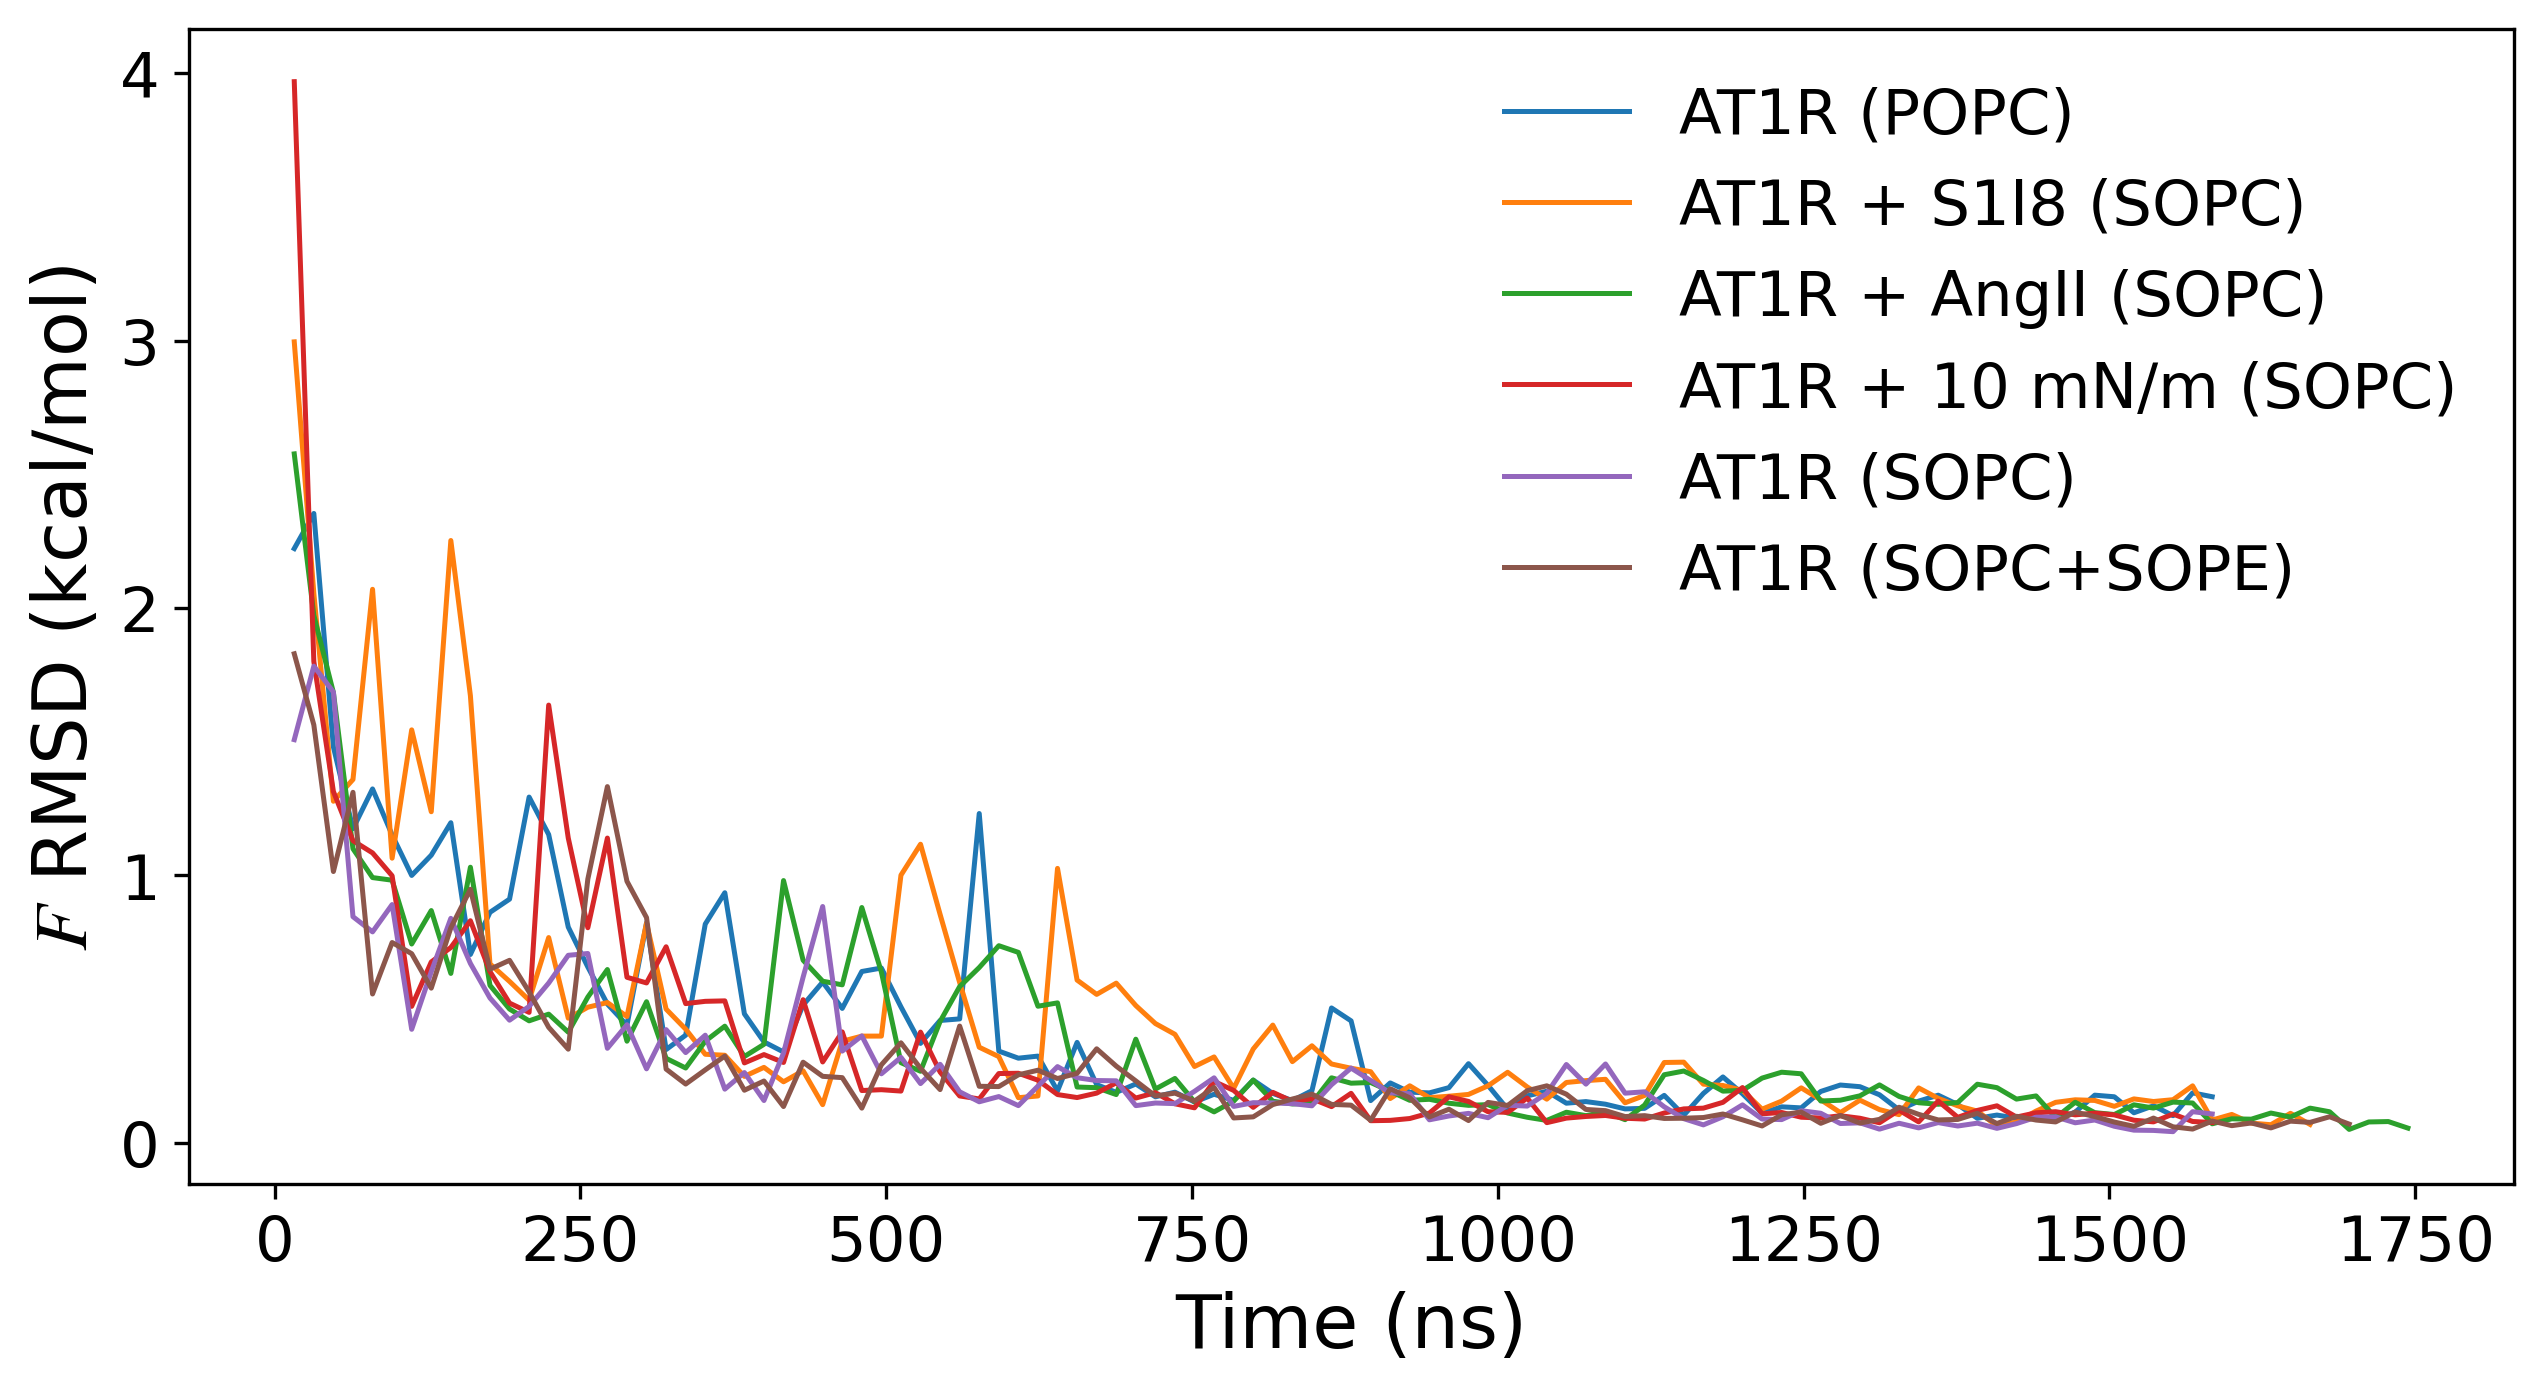

Recreate this plot in Python.
from numpy import *
from matplotlib import *
import matplotlib.pyplot as plt
from matplotlib.ticker import MaxNLocator
from matplotlib.ticker import AutoMinorLocator
#from pandas import rolling_mean
import pandas as pd
import numpy as np
import matplotlib

params = {'legend.fontsize': 20,
          'legend.handlelength': 5}

matplotlib.rc('xtick', labelsize=15)
matplotlib.rc('ytick', labelsize=15)
#use('Agg')
font = {'family' : 'sans serif', 'size' : '10'}
rc('font', **font)
mathfont = {'fontset' : 'stix' ,'default' : 'it', 'it' : 'serif:italic'}
rc('mathtext', **mathfont)
rc('lines', linewidth=1.2)
#rc('text', usetex=True)
simplify = {'simplify_threshold' : '0.5'}
rc('path', **simplify)

plt.figure(figsize=(10,5))
popc=np.loadtxt('data_Supp_figure_12/rmsd_data/popc.dat')
st10=np.loadtxt('data_Supp_figure_12/rmsd_data/st10.dat')
angii=np.loadtxt('data_Supp_figure_12/rmsd_data/angii.dat')
apo=np.loadtxt('data_Supp_figure_12/rmsd_data/sopc_apo.dat')
partial_ag=np.loadtxt('data_Supp_figure_12/rmsd_data/s1i8.dat')
pe=np.loadtxt('data_Supp_figure_12/rmsd_data/sopc_sope.dat')
plt.plot(popc[:,0]*0.008,popc[:,1]/4.2, label='AT1R (POPC)')
plt.plot(partial_ag[:,0]*0.008,partial_ag[:,1]/4.2, label='AT1R + S1I8 (SOPC)')
plt.plot(angii[:,0]*0.008,angii[:,1]/4.2, label='AT1R + AngII (SOPC)')
plt.plot(st10[:,0]*0.008,st10[:,1]/4.2, label='AT1R + 10 mN/m (SOPC)')
plt.plot(apo[:,0]*0.008,apo[:,1]/4.2, label='AT1R (SOPC)')
plt.plot(pe[:,0]*0.008,pe[:,1]/4.2, label='AT1R (SOPC+SOPE)')
plt.legend(fontsize=15,frameon=False)
plt.ylabel('$F$ RMSD (kcal/mol)', fontsize=18)
plt.xlabel('Time (ns)', fontsize=18)
plt.yticks([0,1,2,3,4], fontsize=15)
plt.xticks(fontsize=15)
plt.savefig('Supp_figure_12.png', bbox_inches='tight', dpi=300)
